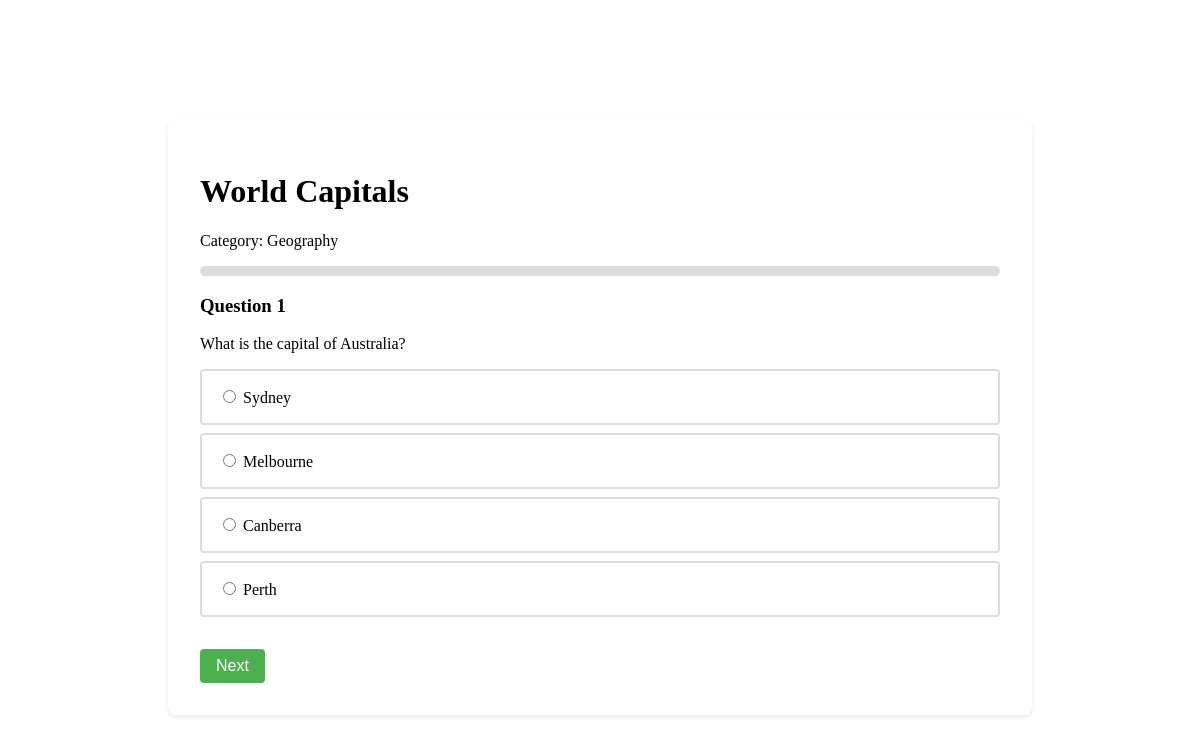
/view/take_quiz.php?id=13 (signed in), run on the app's committed database.
### tables this page shows
CREATE TABLE `quizzes` (
  `id` int(11) NOT NULL,
  `category_id` int(11) NOT NULL,
  `name` varchar(100) NOT NULL,
  `description` text DEFAULT NULL,
  `created_at` timestamp NOT NULL DEFAULT current_timestamp(),
  `updated_at` timestamp NOT NULL DEFAULT current_timestamp() ON UPDATE current_timestamp(),
  `duration_minutes` int(11) NOT NULL DEFAULT 3 COMMENT 'Duration of the quiz in minutes'
);

CREATE TABLE `categories` (
  `id` int(11) NOT NULL,
  `name` varchar(100) NOT NULL,
  `description` text DEFAULT NULL,
  `created_at` timestamp NOT NULL DEFAULT current_timestamp(),
  `updated_at` timestamp NOT NULL DEFAULT current_timestamp() ON UPDATE current_timestamp()
);

CREATE TABLE `questions` (
  `id` int(11) NOT NULL,
  `quiz_id` int(11) NOT NULL,
  `question_text` text NOT NULL,
  `options` longtext NOT NULL CHECK (json_valid(`options`)),
  `correct_option` int(11) NOT NULL,
  `created_at` timestamp NOT NULL DEFAULT current_timestamp(),
  `updated_at` timestamp NOT NULL DEFAULT current_timestamp() ON UPDATE current_timestamp()
);

### view/take_quiz.php (the view, shortened to what this page needs)
<?php
include "../db/config.php";
$quiz_id = $_GET['id'];
$quiz_query = "SELECT q.*, c.name as category_name
               FROM quizzes q
               JOIN categories c ON q.category_id = c.id
               WHERE q.id = ?";
$stmt = $conn->prepare($quiz_query);
$stmt->bind_param("i", $quiz_id);
$stmt->execute();
$quiz_result = $stmt->get_result();
$quiz = $quiz_result->fetch_assoc();
$questions_query = "SELECT * FROM questions WHERE quiz_id = ?";
$stmt = $conn->prepare($questions_query);
$stmt->bind_param("i", $quiz_id);
$stmt->execute();
$questions_result = $stmt->get_result();
$questions = [];
while($question = $questions_result->fetch_assoc()) {
    $questions[] = $question;
}
?>
<!DOCTYPE html>
<html>
<head>
</head>
<body>
<div class="quiz-container">
    <h1><?php echo htmlspecialchars($quiz['name']); ?></h1>
    <p>Category: <?php echo htmlspecialchars($quiz['category_name']); ?></p>
    <div class="progress-bar">
    </div>
    <form id="quizForm">
        <?php foreach($questions as $index => $question): ?>
            <div class="question <?php echo $index === 0 ? 'active' : ''; ?>" data-question="<?php echo $index; ?>">
                <h3>Question <?php echo $index + 1; ?></h3>
                <p><?php echo htmlspecialchars($question['question_text']); ?></p>
                <div class="options">
                    <?php
                    $options = json_decode($question['options'], true);
                    foreach($options as $optionIndex => $option):
                        ?>
                        <label class="option">
                            <input type="radio" name="question_<?php echo $question['id']; ?>" value="<?php echo $optionIndex; ?>">
                            <?php echo htmlspecialchars($option); ?>
                        </label>
                    <?php endforeach; ?>
                </div>
            </div>
        <?php endforeach; ?>
        <div class="navigation">
            <button type="button" id="nextBtn" class="nav-btn">Next</button>
        </div>
    </form>
</div>
</body>
</html>

### view/take_quiz.php (style rules this page uses)
.quiz-container { max-width: 800px; margin: 15vh auto 2rem; padding: 2rem; background: white; border-radius: 8px; box-shadow: 0 2px 4px rgba(0,0,0,0.1); }
.question { display: none; margin-bottom: 2rem; }
.question.active { display: block; }
.options { margin: 1rem 0; }
.option { display: block; padding: 1rem; margin: 0.5rem 0; border: 2px solid #ddd; border-radius: 4px; cursor: pointer; transition: all 0.3s; }
.navigation { display: flex; justify-content: space-between; margin-top: 2rem; }
.nav-btn { padding: 0.5rem 1rem; border: none; border-radius: 4px; cursor: pointer; font-size: 1rem; }
#nextBtn { background-color: #4CAF50; color: white; }
.progress-bar { width: 100%; height: 10px; background-color: #ddd; margin: 1rem 0; border-radius: 5px; }

### data on the page
quizzes: name "World Capitals", category.name "Geography"
questions: question_text "What is the capital of Australia?", options "Sydney", options "Melbourne", options "Canberra", options "Perth"
